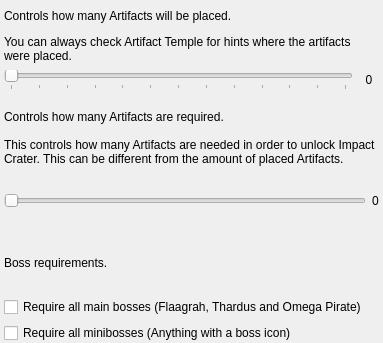
<?xml version="1.0" encoding="UTF-8"?>
<ui version="4.0">
 <class>PresetPrimeOriginsGoal</class>
 <widget class="QMainWindow" name="PresetPrimeOriginsGoal">
  <property name="geometry">
   <rect>
    <x>0</x>
    <y>0</y>
    <width>383</width>
    <height>343</height>
   </rect>
  </property>
  <property name="windowTitle">
   <string>Goal</string>
  </property>
  <widget class="QWidget" name="centralWidget">
   <property name="maximumSize">
    <size>
     <width>16777215</width>
     <height>16777215</height>
    </size>
   </property>
   <layout class="QVBoxLayout" name="goal_layout">
    <property name="leftMargin">
     <number>4</number>
    </property>
    <property name="topMargin">
     <number>8</number>
    </property>
    <property name="rightMargin">
     <number>4</number>
    </property>
    <property name="bottomMargin">
     <number>0</number>
    </property>
    <item>
     <widget class="QLabel" name="placed_description">
      <property name="text">
       <string>&lt;html&gt;&lt;head/&gt;&lt;body&gt;&lt;p&gt;Controls how many Artifacts will be placed.&lt;/p&gt;&lt;p&gt;You can always check Artifact Temple for hints where the artifacts were placed.&lt;/p&gt;&lt;/body&gt;&lt;/html&gt;</string>
      </property>
      <property name="wordWrap">
       <bool>true</bool>
      </property>
     </widget>
    </item>
    <item>
     <layout class="QHBoxLayout" name="slider_layout">
      <item>
       <widget class="ScrollProtectedSlider" name="placed_slider">
        <property name="maximum">
         <number>12</number>
        </property>
        <property name="pageStep">
         <number>2</number>
        </property>
        <property name="orientation">
         <enum>Qt::Orientation::Horizontal</enum>
        </property>
        <property name="tickPosition">
         <enum>QSlider::TickPosition::TicksBelow</enum>
        </property>
       </widget>
      </item>
      <item>
       <widget class="QLabel" name="placed_slider_label">
        <property name="sizePolicy">
         <sizepolicy hsizetype="Fixed" vsizetype="Fixed">
          <horstretch>0</horstretch>
          <verstretch>0</verstretch>
         </sizepolicy>
        </property>
        <property name="minimumSize">
         <size>
          <width>20</width>
          <height>0</height>
         </size>
        </property>
        <property name="text">
         <string>0</string>
        </property>
        <property name="alignment">
         <set>Qt::AlignmentFlag::AlignCenter</set>
        </property>
       </widget>
      </item>
     </layout>
    </item>
    <item>
     <widget class="QLabel" name="required_description">
      <property name="text">
       <string>
Controls how many Artifacts are required.

This controls how many Artifacts are needed in order to unlock Impact Crater. This can be different from the amount of placed Artifacts.</string>
      </property>
      <property name="wordWrap">
       <bool>true</bool>
      </property>
     </widget>
    </item>
    <item>
     <layout class="QHBoxLayout" name="horizontalLayout">
      <item>
       <widget class="ScrollProtectedSlider" name="required_slider">
        <property name="maximum">
         <number>12</number>
        </property>
        <property name="pageStep">
         <number>2</number>
        </property>
        <property name="orientation">
         <enum>Qt::Orientation::Horizontal</enum>
        </property>
       </widget>
      </item>
      <item>
       <widget class="QLabel" name="required_slider_label">
        <property name="text">
         <string>0</string>
        </property>
       </widget>
      </item>
     </layout>
    </item>
    <item>
     <widget class="QLabel" name="label">
      <property name="text">
       <string>Boss requirements.</string>
      </property>
      <property name="wordWrap">
       <bool>true</bool>
      </property>
     </widget>
    </item>
    <item>
     <widget class="QCheckBox" name="main_bosses_checkbox">
      <property name="text">
       <string>Require all main bosses (Flaagrah, Thardus and Omega Pirate)</string>
      </property>
     </widget>
    </item>
    <item>
     <widget class="QCheckBox" name="mini_bosses_checkbox">
      <property name="text">
       <string>Require all minibosses (Anything with a boss icon)</string>
      </property>
     </widget>
    </item>
   </layout>
  </widget>
 </widget>
 <layoutdefault spacing="6" margin="11"/>
 <customwidgets>
  <customwidget>
   <class>ScrollProtectedSlider</class>
   <extends>QSlider</extends>
   <header>randovania/gui/widgets/scroll_protected.h</header>
  </customwidget>
 </customwidgets>
 <resources/>
 <connections/>
</ui>
